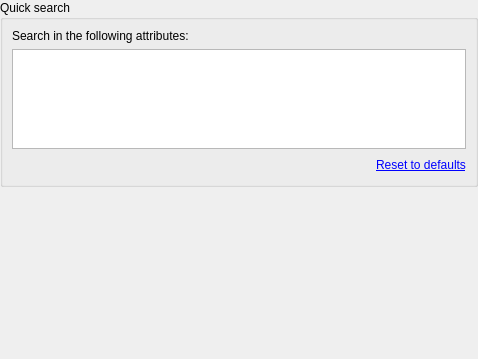
<ui version="4.0" >
 <class>MvdFilterSettingsPage</class>
 <widget class="QWidget" name="MvdFilterSettingsPage" >
  <property name="geometry" >
   <rect>
    <x>0</x>
    <y>0</y>
    <width>478</width>
    <height>359</height>
   </rect>
  </property>
  <property name="windowTitle" >
   <string>Form</string>
  </property>
  <layout class="QGridLayout" >
   <property name="leftMargin" >
    <number>0</number>
   </property>
   <property name="topMargin" >
    <number>0</number>
   </property>
   <property name="rightMargin" >
    <number>0</number>
   </property>
   <property name="bottomMargin" >
    <number>0</number>
   </property>
   <item row="0" column="0" >
    <widget class="QGroupBox" name="quickGroup" >
     <property name="title" >
      <string>Quick search</string>
     </property>
     <layout class="QGridLayout" >
      <item row="0" column="0" >
       <widget class="QLabel" name="qsAttributesLabel" >
        <property name="text" >
         <string>Search in the following attributes:</string>
        </property>
        <property name="wordWrap" >
         <bool>true</bool>
        </property>
       </widget>
      </item>
      <item row="1" column="0" colspan="2" >
       <widget class="QListWidget" name="qsAttributes" >
        <property name="sizePolicy" >
         <sizepolicy vsizetype="Fixed" hsizetype="Expanding" >
          <horstretch>0</horstretch>
          <verstretch>0</verstretch>
         </sizepolicy>
        </property>
        <property name="maximumSize" >
         <size>
          <width>16777215</width>
          <height>100</height>
         </size>
        </property>
        <property name="movement" >
         <enum>QListView::Snap</enum>
        </property>
       </widget>
      </item>
      <item row="2" column="0" >
       <spacer>
        <property name="orientation" >
         <enum>Qt::Horizontal</enum>
        </property>
        <property name="sizeHint" >
         <size>
          <width>271</width>
          <height>20</height>
         </size>
        </property>
       </spacer>
      </item>
      <item row="2" column="1" >
       <widget class="QLabel" name="qsResetAttributes" >
        <property name="contextMenuPolicy" >
         <enum>Qt::NoContextMenu</enum>
        </property>
        <property name="text" >
         <string>&lt;a href="movida://quick-search/reset-attributes">Reset to defaults&lt;/a></string>
        </property>
        <property name="textInteractionFlags" >
         <set>Qt::LinksAccessibleByKeyboard|Qt::LinksAccessibleByMouse|Qt::NoTextInteraction</set>
        </property>
       </widget>
      </item>
     </layout>
    </widget>
   </item>
   <item row="1" column="0" >
    <spacer>
     <property name="orientation" >
      <enum>Qt::Vertical</enum>
     </property>
     <property name="sizeHint" >
      <size>
       <width>460</width>
       <height>191</height>
      </size>
     </property>
    </spacer>
   </item>
  </layout>
 </widget>
 <resources/>
 <connections/>
</ui>
